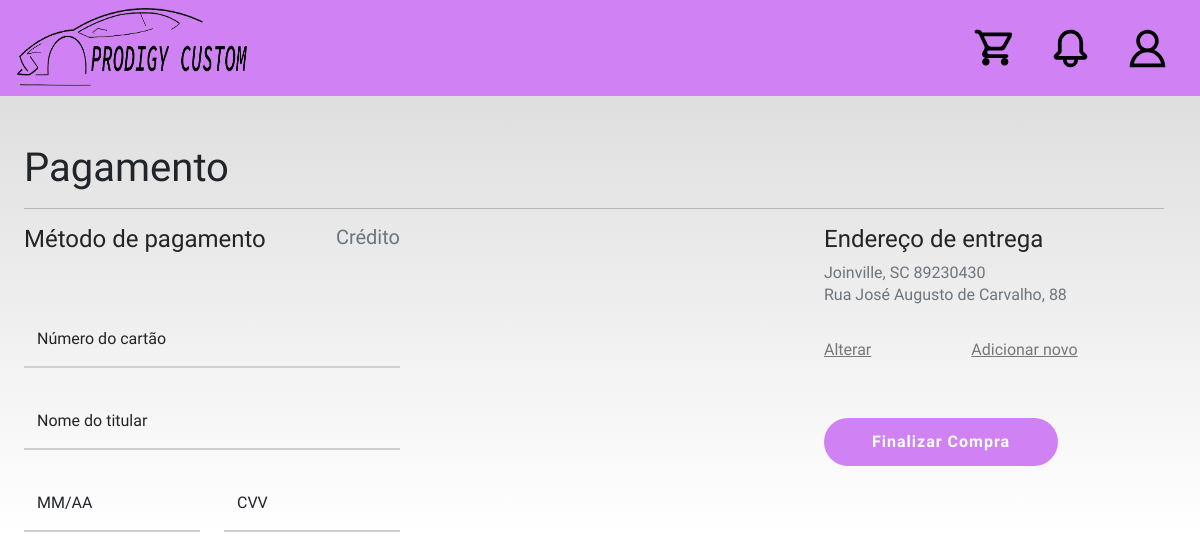
Screenshot of /tela-pagamento/index.php (signed in) with the database file from the repository.
### tables this page shows
CREATE TABLE `usuarios` (
  `id_usuario` int(11) NOT NULL,
  `user_cpf` varchar(250) NOT NULL,
  `adm` int(1) DEFAULT NULL,
  `nome` varchar(255) NOT NULL,
  `Email` varchar(255) NOT NULL,
  `CEP` varchar(255) DEFAULT NULL,
  `Senha` varchar(20) NOT NULL,
  `Telefone` int(11) NOT NULL,
  `user_photo_path` int(11) DEFAULT NULL,
  `Rua` varchar(255) DEFAULT NULL,
  `Numero` int(11) DEFAULT NULL,
  `Bairro` varchar(255) DEFAULT NULL,
  `Cidade` varchar(255) DEFAULT NULL,
  `Estado` varchar(255) DEFAULT NULL
);

### tela-pagamento/index.php (the view, shortened to what this page needs)
<!DOCTYPE html>
<html lang="en">
<head>
    <link rel="stylesheet" href="../style.css">
    <link href="https://cdn.jsdelivr.net/npm/bootstrap@5.2.3/dist/css/bootstrap.min.css" rel="stylesheet"
>
    <link rel="stylesheet" href="https://cdnjs.cloudflare.com/ajax/libs/animate.css/4.1.1/animate.min.css">
</head>
<body>
    <header>
        <nav class="nav navbar">
            <a href="../venda-produto/index.php"><img class="logo" src="fotologo.png" alt="imagem da logo"></a>
            <div class="icones">
                <a href="../tela-carrinho/index.php">
                </a>
                <div class="dropdown drop-msg">
                </div>
                <div class="dropdown drop-minhaconta">
                            <?php
                            include("../php/sql_connect.php");
                            ?>
                </div>
            </div>
        </nav>
    </header>
    <main>
        <div class="col-md-12 mt-5 ms-4">
            <h1>
                Pagamento
            </h1>
            <hr style="width: 95%;">
            <div class="row col-md-12 justify-content-between">
            <div class="col-md-4">
                <div class="mb-5" style="display: flex; justify-content: space-between;">
                <h6 class="h4">Método de pagamento</h6><span class="h5 text-muted">Crédito</span>
            </div>
                <div class="col-md-12 mb-4">
                    <div class="form-floating">
                        <input id="numeroCartao" type="text" class="form-control" placeholder="Número do cartão">
                        <label for="numeroCartao">Número do cartão</label>
                    </div>
                </div>
                <div class="col-md-12 mb-4">
                    <div class="form-floating">
                        <input id="nomeTitular" type="text" class="form-control" placeholder="Nome do titular">
                        <label for="nomeTitular">Nome do titular</label>
                    </div>
                </div>
                <div class="row">
                <div class="col-md-6 ">
                    <div class="form-floating">
                        <input id="mesAno" type="text" class="form-control" placeholder="MM/AA">
                        <label for="mesAno">MM/AA</label>
                    </div>
                </div>
                <div class="col-md-6">
                    <div class="form-floating">
                        <input id="cvv" type="text" class="form-control" placeholder="CVV">
                        <label for="cvv">CVV</label>
                    </div>
                </div>
                </div>
            </div>
            <div class="col-md-4">
                <?php
                $comando = $pdo->prepare("select * from usuarios where id_usuario = :id_usuario");
                $comando->bindParam(':id_usuario', $_SESSION["logado"]);
                $comando->execute();
                while ($linhas = $comando->fetch()){
                    $estado = $linhas["Estado"];
                    $cidade = $linhas["Cidade"];
                    $numero = $linhas["Numero"];
                    $rua = $linhas["Rua"];
                    $bairro = $linhas["Bairro"];
                    $cep = $linhas["CEP"];
                }
                echo("
                <div class='d-flex flex-column gap-2'>
                <h6 class='h4'>Endereço de entrega</h6>
                <div class='d-flex flex-column' style='line-height: 6px;'>
                <p class='text-muted'>$cidade, $estado $cep</p>
                <p class='text-muted'>$rua, $numero</p>
                <p class='text-muted'>$bairro</p>
                ");
                ?>
            </div>
                <div class="d-flex">
                    <a class='link' href="">Alterar</a>
                    <a class="link" href="" style="margin-left: 100px;">Adicionar novo</a>
                </div>
                <a class="button-primario mt-5" href="../venda-produto">Finalizar Compra</a>
            </div>
            </div>
        </div>
        </div>
    </main>
</body>
</html>

### style.css (style rules this page uses)
:root { --primary: #D081F4; --primary300: #D081F490; --bs-card-border-color: transparent !important; --bs-border-color-translucent: transparent !important; }
* { margin: 0; padding: 0; box-sizing: border-box; }
body { background-image: linear-gradient(to bottom, #cfcfcfd2, #fff); background-repeat: no-repeat; min-width: fit-content; font-family: Urbanist !important; }
.logo { width: 230px; height: 80px; margin-left: 17px; }
.nav { background-color: var(--primary); }
input[type=text], input[type=password], input[type=email], select, .textarea { border:0 !important; border-bottom: 2px solid #cfcfcf !important; background-color: transparent !important; outline: 0 !important; border-radius: 0 !important; }
.button-primario { background-color: var(--primary) !important; border-radius: 100vh !important; border:none !important; padding: 0.5em 3em; color: #fff !important; font-weight: bold !important; letter-spacing: 1px !important; height: 3rem !important; width: fit-content !important; display: flex; justify-content: center; align-items: center; }
.icones { display: flex; gap:2em; align-items: center; margin-right: 30px; }
a { text-decoration: none !important; }
a.link { color:#777777 !important; text-decoration: underline !important; }

### rows the page displays
usuarios: Cidade "Joinville", Estado "SC", CEP "89230430", Rua "Rua José Augusto de Carvalho", Numero "88"
